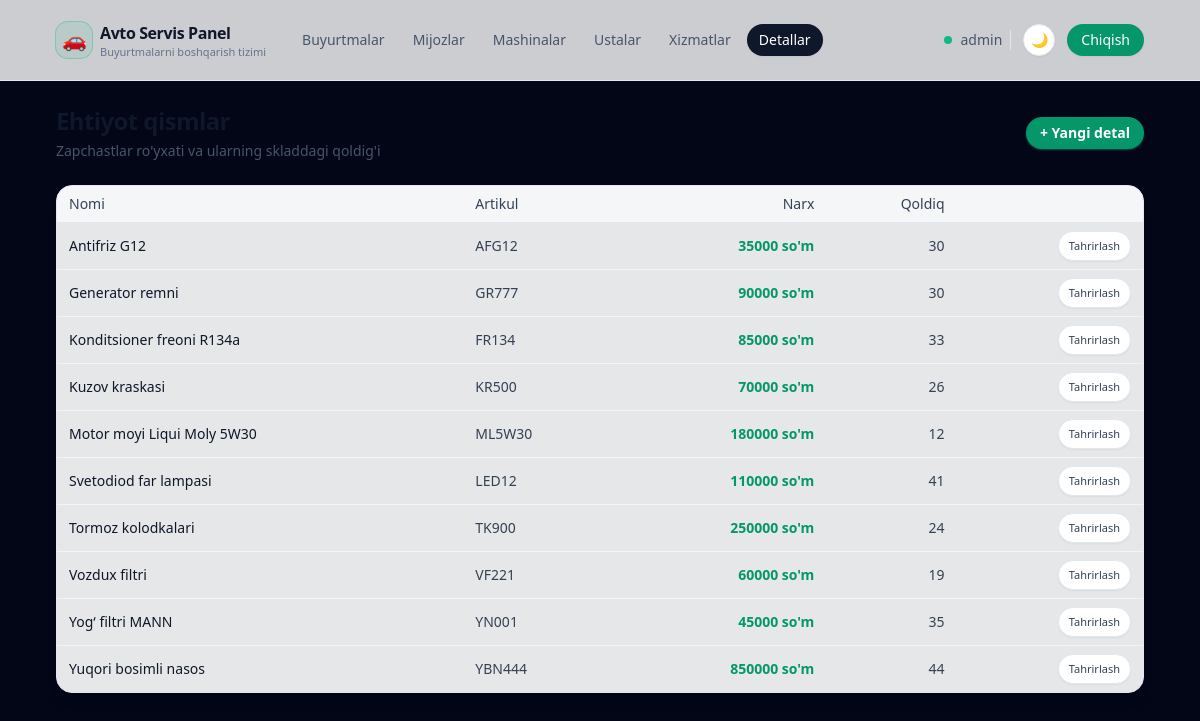
The page /parts/ (signed in) on the database its author committed.
### apps/models.py (models this page shows, shortened)
class User(AbstractUser):
    telegram_username = models.CharField(
        _("Telegram username"), max_length=255, null=True, blank=True
    )
    telegram_id = models.BigIntegerField(_("Telegram ID"), null=True, blank=True)
    telegram_chat_id = models.BigIntegerField(
        _("Telegram chat ID"), null=True, blank=True
    )
    telegram_username_validator = RegexValidator(
        regex=r"^[a-zA-Z0-9_]{5,32}$",
        message=_(
            "Telegram username can only contain letters, numbers and underscores"
        ),
    )
    role = models.CharField(
        _("Role"), max_length=32, choices=Role.choices, default=Role.USER
    )
    phone = models.CharField(
        _("Phone number"),
        max_length=20,
        blank=True,
        help_text=_("Contact phone number"),
    )
    class Meta:
        verbose_name = _("User")
        verbose_name_plural = _("Users")

class Part(models.Model):
    name = models.CharField(_("Part name"), max_length=255)
    article = models.CharField(
        _("Article"), max_length=100, unique=True, db_index=True
    )
    price = models.DecimalField(_("Price"), max_digits=12, decimal_places=2)
    stock_quantity = models.PositiveIntegerField(_("Stock quantity"), default=0)
    class Meta:
        verbose_name = _("Part")
        verbose_name_plural = _("Parts")

### apps/views/services.py (the view)
# urls.py: path("parts/", part_list, name="part_list"),
@login_required
def part_list(request):
    parts = Part.objects.all().order_by("name")
    return render(request, "services/part_list.jinja", {"parts": parts})

### templates/services/part_list.jinja (shortened to what this page needs)
{% extends "base.html" %}
{% block content %}
<div class="flex items-center justify-between mb-6">
    <div class="space-y-1">
        <h1 class="text-xl sm:text-2xl font-semibold tracking-tight text-slate-900 dark:text-white">Ehtiyot qismlar</h1>
        <p class="text-xs sm:text-sm text-slate-600 dark:text-slate-400">
            Zapchastlar ro'yxati va ularning skladdagi qoldig'i
        </p>
    </div>
    <a href="{% url 'apps:part_create' %}"
       class="inline-flex items-center rounded-full bg-emerald-600 hover:bg-emerald-500 px-3.5 py-1.5 text-xs sm:text-sm font-semibold text-white shadow-sm shadow-emerald-500/40 hover:shadow-md">
        + Yangi detal
    </a>
</div>
<div class="rounded-2xl border border-slate-200 dark:border-slate-800 bg-white/90 dark:bg-slate-950/60 overflow-hidden shadow-lg shadow-black/5 dark:shadow-black/40">
    <div class="overflow-x-auto">
        <table class="min-w-full text-xs sm:text-sm">
            <thead class="bg-slate-50/80 dark:bg-slate-900/80 text-slate-700 dark:text-slate-300 border-b border-slate-200 dark:border-slate-800">
            <tr>
                <th class="px-3 py-2 text-left font-medium">Nomi</th>
                <th class="px-3 py-2 text-left font-medium">Artikul</th>
                <th class="px-3 py-2 text-right font-medium">Narx</th>
                <th class="px-3 py-2 text-right font-medium">Qoldiq</th>
                <th class="px-3 py-2 text-right font-medium"></th>
            </tr>
            </thead>
            <tbody class="divide-y divide-slate-100 dark:divide-slate-800">
            {% for part in parts %}
                <tr class="hover:bg-slate-50 dark:hover:bg-slate-900/70">
                    <td class="px-3 py-2 text-slate-900 dark:text-slate-100">{{ part.name }}</td>
                    <td class="px-3 py-2 text-slate-700 dark:text-slate-300">{{ part.article }}</td>
                    <td class="px-3 py-2 text-right text-emerald-600 dark:text-emerald-400 font-semibold">
                        {{ part.price|floatformat:0 }} so'm
                    </td>
                    <td class="px-3 py-2 text-right text-slate-700 dark:text-slate-100">
                        {{ part.stock_quantity }}
                    </td>
                    <td class="px-3 py-2 text-right">
                        <a href="{% url 'apps:part_update' part.pk %}"
                           class="inline-flex items-center rounded-full border border-slate-200 dark:border-slate-700 px-2.5 py-1 text-[11px] font-medium text-slate-700 dark:text-slate-200 bg-white dark:bg-slate-900/70 hover:bg-slate-100 dark:hover:bg-slate-800 transition-colors shadow-sm">
                            Tahrirlash
                        </a>
                    </td>
                </tr>
            {% empty %}
                <tr>
                    <td colspan="5" class="px-3 py-4 text-center text-slate-500 dark:text-slate-500">
                        Ehtiyot qismlar hozircha kiritilmagan
                    </td>
                </tr>
            {% endfor %}
            </tbody>
        </table>
    </div>
</div>
{% endblock %}

### templates/base.html (shortened to what this page needs)
{% load static %}
<!DOCTYPE html>
<html lang="uz">
<head>
    <script src="https://cdn.tailwindcss.com"></script>
    <link href="https://cdn.jsdelivr.net/npm/daisyui@4.12.10/dist/full.min.css" rel="stylesheet" type="text/css" />
</head>
<body class="min-h-screen text-slate-100" data-theme="dark">
<div class="min-h-screen flex flex-col">
    <header class="border-b border-slate-200 dark:border-slate-800 bg-white/80 dark:bg-slate-950/80 backdrop-blur">
        <div class="mx-auto w-full max-w-6xl px-4 sm:px-6 lg:px-8 h-16 lg:h-20 flex items-center justify-between">
            <div class="flex items-center gap-3 sm:gap-6">
                <a href="{% url 'apps:order_list' %}" class="inline-flex items-center gap-2">
                    <span class="inline-flex h-9 w-9 items-center justify-center rounded-xl bg-emerald-500/10 ring-1 ring-emerald-500/40">
                        <span class="text-xl">🚗</span>
                    </span>
                    <span class="hidden sm:flex flex-col leading-tight">
                        <span class="text-sm sm:text-base font-semibold tracking-tight text-slate-900 dark:text-white">Avto Servis Panel</span>
                        <span class="hidden sm:inline text-[11px] text-slate-500 dark:text-slate-400">Buyurtmalarni boshqarish tizimi</span>
                    </span>
                </a>
                <nav class="hidden md:flex items-center gap-1 text-sm font-medium">
                    <a href="{% url 'apps:order_list' %}"
                       class="inline-flex items-center rounded-full px-3 py-1.5 text-xs sm:text-sm transition
                              {% if request.path == '/' or request.path|slice:':7' == '/order/' or request.path|slice:':9' == '/reports/' %}
                                  bg-slate-900 text-white shadow-sm dark:bg-slate-100 dark:text-slate-900
                              {% else %}
                                  text-slate-600 hover:bg-slate-100 hover:text-slate-900 dark:text-slate-300 dark:hover:bg-slate-800 dark:hover:text-white
                              {% endif %}">
                        Buyurtmalar
                    </a>
                    <a href="{% url 'apps:customer_list' %}"
                       class="inline-flex items-center rounded-full px-3 py-1.5 text-xs sm:text-sm transition
                              {% if request.path|slice:':11' == '/customers/' or request.path|slice:':10' == '/customer/' %}
                                  bg-slate-900 text-white shadow-sm dark:bg-slate-100 dark:text-slate-900
                              {% else %}
                                  text-slate-600 hover:bg-slate-100 hover:text-slate-900 dark:text-slate-300 dark:hover:bg-slate-800 dark:hover:text-white
                              {% endif %}">
                        Mijozlar
                    </a>
                    <a href="{% url 'apps:car_list' %}"
                       class="inline-flex items-center rounded-full px-3 py-1.5 text-xs sm:text-sm transition
                              {% if request.path|slice:':6' == '/cars/' or request.path|slice:':5' == '/car/' %}
                                  bg-slate-900 text-white shadow-sm dark:bg-slate-100 dark:text-slate-900
                              {% else %}
                                  text-slate-600 hover:bg-slate-100 hover:text-slate-900 dark:text-slate-300 dark:hover:bg-slate-800 dark:hover:text-white
                              {% endif %}">
                        Mashinalar
                    </a>
                    <a href="{% url 'apps:master_list' %}"
                       class="inline-flex items-center rounded-full px-3 py-1.5 text-xs sm:text-sm transition
                              {% if request.path|slice:':9' == '/masters/' %}
                                  bg-slate-900 text-white shadow-sm dark:bg-slate-100 dark:text-slate-900
                              {% else %}
                                  text-slate-600 hover:bg-slate-100 hover:text-slate-900 dark:text-slate-300 dark:hover:bg-slate-800 dark:hover:text-white
                              {% endif %}">
                        Ustalar
                    </a>
                    <a href="{% url 'apps:service_list' %}"
                       class="inline-flex items-center rounded-full px-3 py-1.5 text-xs sm:text-sm transition
                              {% if request.path|slice:':10' == '/services/' %}
                                  bg-slate-900 text-white shadow-sm dark:bg-slate-100 dark:text-slate-900
                              {% else %}
                                  text-slate-600 hover:bg-slate-100 hover:text-slate-900 dark:text-slate-300 dark:hover:bg-slate-800 dark:hover:text-white
                              {% endif %}">
                        Xizmatlar
                    </a>
                    <a href="{% url 'apps:part_list' %}"
                       class="inline-flex items-center rounded-full px-3 py-1.5 text-xs sm:text-sm transition
                              {% if request.path|slice:':7' == '/parts/' %}
                                  bg-slate-900 text-white shadow-sm dark:bg-slate-100 dark:text-slate-900
                              {% else %}
                                  text-slate-600 hover:bg-slate-100 hover:text-slate-900 dark:text-slate-300 dark:hover:bg-slate-800 dark:hover:text-white
                              {% endif %}">
                        Detallar
                    </a>
                </nav>
            </div>
            <div class="flex items-center gap-2 sm:gap-3">
                {% if request.user.is_authenticated %}
                    <div class="hidden sm:flex items-center gap-2 pr-2 border-r border-slate-200 dark:border-slate-800">
                        <span class="w-2 h-2 rounded-full bg-emerald-500 dark:bg-emerald-400 animate-pulse"></span>
                        <span class="text-xs sm:text-sm font-medium text-slate-600 dark:text-slate-300 truncate max-w-[140px]">
                            {{ request.user.get_full_name|default:request.user.username }}
                        </span>
                    </div>
                {% endif %}
                <button type="button" id="theme-toggle"
                        class="inline-flex h-8 w-8 items-center justify-center rounded-full border border-slate-200 bg-white text-slate-700 text-sm shadow-sm hover:bg-slate-100 dark:border-slate-700 dark:bg-slate-900 dark:text-slate-200 dark:hover:bg-slate-800 transition">
                </button>
                {% if request.user.is_authenticated %}
                    <a href="{% url 'logout' %}"
                       class="hidden sm:inline-flex items-center justify-center rounded-full bg-emerald-600 px-3.5 py-1.5 text-xs sm:text-sm font-medium text-white shadow-sm hover:bg-emerald-700 focus-visible:outline-none focus-visible:ring-2 focus-visible:ring-emerald-500 focus-visible:ring-offset-2 focus-visible:ring-offset-slate-950/80 transition">
                        Chiqish
                    </a>
                {% endif %}
            </div>
        </div>
    </header>
    <main class="flex-1">
        <div class="mx-auto w-full max-w-6xl px-4 sm:px-6 lg:px-8 py-6">
            {% block content %}{% endblock %}
        </div>
    </main>
</div>
</body>
</html>

### templates/base.html (style rules this page uses)
body[data-theme="dark"] { background-color: rgb(2 6 23); color: rgb(241 245 249); }

### rows shown on the page
User: user.get_full_name "admin"
Part: name "Antifriz G12", article "AFG12", price "35000", stock_quantity "30"
Part: name "Generator remni", article "GR777", price "90000", stock_quantity "30"
Part: name "Konditsioner freoni R134a", article "FR134", price "85000", stock_quantity "33"
Part: name "Kuzov kraskasi", article "KR500", price "70000", stock_quantity "26"
Part: name "Motor moyi Liqui Moly 5W30", article "ML5W30", price "180000", stock_quantity "12"
Part: name "Svetodiod far lampasi", article "LED12", price "110000", stock_quantity "41"
Part: name "Tormoz kolodkalari", article "TK900", price "250000", stock_quantity "24"
Part: name "Vozdux filtri", article "VF221", price "60000", stock_quantity "19"
Part: name "Yog‘ filtri MANN", article "YN001", price "45000", stock_quantity "35"
Part: name "Yuqori bosimli nasos", article "YBN444", price "850000", stock_quantity "44"
